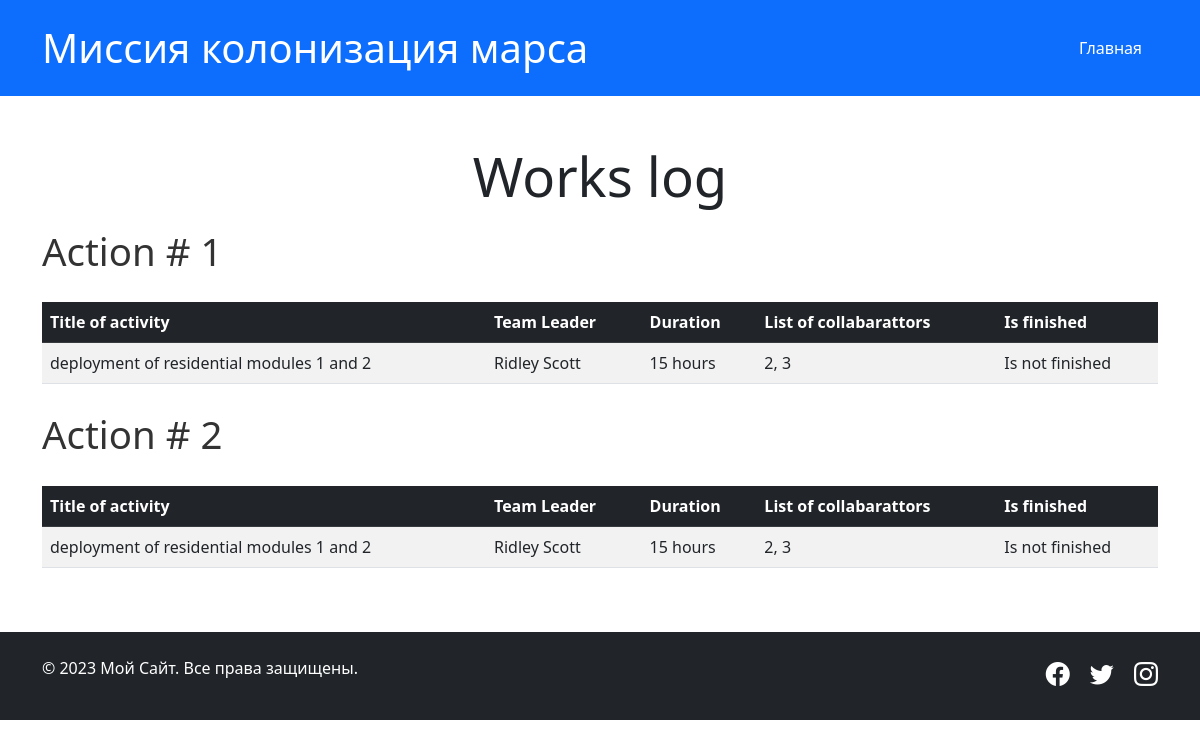
The page / on the database its author committed.
### models/jobs.py (models this page shows)
class Jobs(SqlAlchemyBase):
    __tablename__ = 'jobs'
    id = sqlalchemy.Column(sqlalchemy.Integer,
                           primary_key=True, autoincrement=True)
    team_leader = orm.relationship('User')
    team_leader_id = sqlalchemy.Column(
        sqlalchemy.Integer, sqlalchemy.ForeignKey('users.id'))
    job = sqlalchemy.Column(sqlalchemy.String)
    work_size = sqlalchemy.Column(sqlalchemy.Integer)
    collaborators = orm.relationship("User",
                                     secondary="association",
                                     back_populates="collaborators_jobs")
    start_date = sqlalchemy.Column(sqlalchemy.DateTime)
    end_date = sqlalchemy.Column(sqlalchemy.DateTime)
    is_finished = sqlalchemy.Column(sqlalchemy.Boolean)
    def get_collabarators_by_id_to_string(self):
        return ', '.join([str(x.id) for x in self.collaborators])
    def get_is_finsihed_to_string(self):
        if self.is_finished:
            return 'Is finished'
        return 'Is not finished'

### models/user.py (models this page shows, shortened)
class User(SqlAlchemyBase):
    __tablename__ = 'users'
    id = sqlalchemy.Column(sqlalchemy.Integer,
                           primary_key=True, autoincrement=True)
    name = sqlalchemy.Column(sqlalchemy.String)
    surname = sqlalchemy.Column(sqlalchemy.String)
    age = sqlalchemy.Column(sqlalchemy.Integer)
    position = sqlalchemy.Column(sqlalchemy.String)
    speciality = sqlalchemy.Column(sqlalchemy.String)
    address = sqlalchemy.Column(sqlalchemy.String)
    email = sqlalchemy.Column(sqlalchemy.String, unique=True)
    hashed_password = sqlalchemy.Column(sqlalchemy.String)
    modified_date = sqlalchemy.Column(sqlalchemy.DateTime)
    collaborators_jobs = orm.relationship("Jobs",
                                          secondary="association",
                                          back_populates="collaborators")
    created_jobs = orm.relationship('Jobs', back_populates='team_leader')

### routes/main.py (the view)
@main_bp.route('/', methods=['GET'])
def home():
    db_ses = create_session()
    jobs = db_ses.query(Jobs).all()
    return render_template('index.html', jobs=jobs)

### database/db_session.py (called while the page is built)
def create_session() -> Session:
    global __factory
    return __factory()

### templates/index.html (shortened to what this page needs)
{% include 'header.html' %}
<div class="text-center"><h3 class="custom-header-large">Works log</h3></div>
<div class="table-responsive">
    {% for job in jobs %}
    <p class="custom-action-large">Action # {{job.id}}</p>
    <table class="table table-striped table-hover">
        <thead class="table-dark">
            <tr>
                <th scope="col">Title of activity</th>
                <th scope="col">Team Leader</th>
                <th scope="col">Duration</th>
                <th scope="col">List of collabarattors</th>
                <th scope="col">Is finished</th>
            </tr>
        </thead>
        <tbody>
            <tr>
                <td>{{job.job}}</td>
                <td>{{job.team_leader.name}} {{job.team_leader.surname}}</td>
                <td>{{job.work_size}} hours</td>
                <td>{{job.get_collabarators_by_id_to_string()}}</td>
                <td>{{job.get_is_finsihed_to_string()}}</td>
            </tr>
        </tbody>
    </table>
    {% endfor %}
</div>
{% include 'footer.html' %}

### templates/header.html (shortened to what this page needs)
<!DOCTYPE html>
<html lang="ru">
<head>
    <link href="https://cdn.jsdelivr.net/npm/bootstrap@5.3.0/dist/css/bootstrap.min.css" rel="stylesheet">
    <link href="/static/css/style.css" rel="stylesheet">
</head>
<body>
    <header class="bg-primary text-white py-4">
        <div class="container">
            <div class="d-flex justify-content-between align-items-center">
                <h1 class="mb-0">Миссия колонизация марса</h1>
                <nav>
                    <ul class="nav">
                        <li class="nav-item"><a class="nav-link text-white" href="/">Главная</a></li>
                    </ul>
                </nav>
            </div>
        </div>
    </header>
    <main class="container my-5">

### templates/footer.html (shortened to what this page needs)
</main>
<footer class="bg-dark text-white py-4">
    <div class="container">
        <div class="row">
            <div class="col-md-6">
                <p>&copy; 2023 Мой Сайт. Все права защищены.</p>
            </div>
            <div class="col-md-6 text-end">
                <a href="#" class="text-white me-3"><i class="bi bi-facebook"></i></a>
                <a href="#" class="text-white me-3"><i class="bi bi-twitter"></i></a>
                <a href="#" class="text-white"><i class="bi bi-instagram"></i></a>
            </div>
        </div>
    </div>
</footer>
<link rel="stylesheet" href="https://cdn.jsdelivr.net/npm/bootstrap-icons@1.10.0/font/bootstrap-icons.css">
</body>
</html>

### static/css/style.css (style rules this page uses)
body { font-family: 'Segoe UI', Tahoma, Geneva, Verdana, sans-serif; }
footer a { text-decoration: none; font-size: 1.5rem; }

### templates/index.html (style rules this page uses)
.custom-action-large { font-size: 2.4rem; line-height: 1.8; color: #333; }
.custom-header-large { font-size : 3.4rem; }

### rows shown on the page
Jobs: id "1", job "deployment of residential modules 1 and 2", team_leader.name "Ridley", team_leader.surname "Scott", work_size "15", get_collabarators_by_id_to_string "2, 3", get_is_finsihed_to_string "Is not finished"
Jobs: id "2", job "deployment of residential modules 1 and 2", team_leader.name "Ridley", team_leader.surname "Scott", work_size "15", get_collabarators_by_id_to_string "2, 3", get_is_finsihed_to_string "Is not finished"
